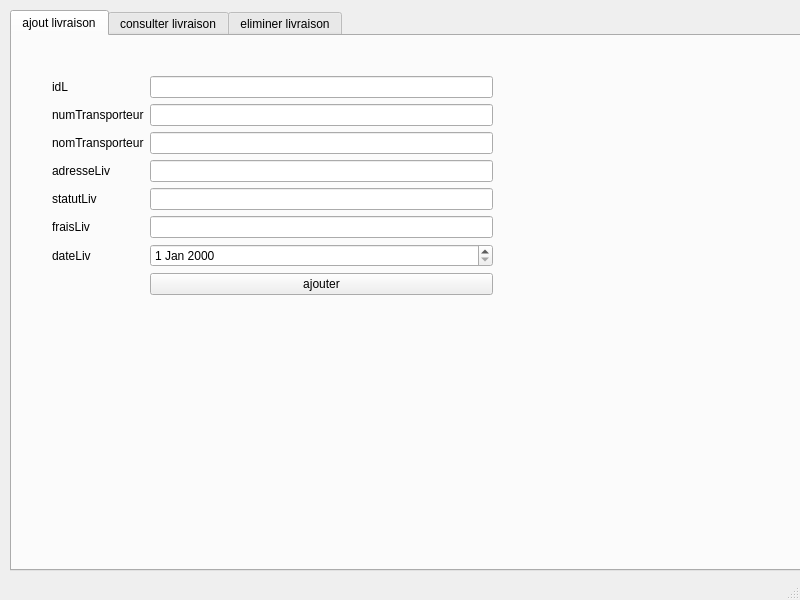
<?xml version="1.0" encoding="UTF-8"?>
<ui version="4.0">
 <class>MainWindow</class>
 <widget class="QMainWindow" name="MainWindow">
  <property name="geometry">
   <rect>
    <x>0</x>
    <y>0</y>
    <width>800</width>
    <height>600</height>
   </rect>
  </property>
  <property name="windowTitle">
   <string>MainWindow</string>
  </property>
  <widget class="QWidget" name="centralwidget">
   <widget class="QTabWidget" name="tabWidget">
    <property name="geometry">
     <rect>
      <x>10</x>
      <y>10</y>
      <width>801</width>
      <height>561</height>
     </rect>
    </property>
    <property name="currentIndex">
     <number>0</number>
    </property>
    <widget class="QWidget" name="tab">
     <attribute name="title">
      <string>ajout livraison</string>
     </attribute>
     <widget class="QWidget" name="formLayoutWidget">
      <property name="geometry">
       <rect>
        <x>40</x>
        <y>40</y>
        <width>441</width>
        <height>451</height>
       </rect>
      </property>
      <layout class="QFormLayout" name="formLayout">
       <item row="0" column="0">
        <widget class="QLabel" name="lineEdit_ID_2">
         <property name="text">
          <string>idL</string>
         </property>
        </widget>
       </item>
       <item row="0" column="1">
        <widget class="QLineEdit" name="lineEdit_ID"/>
       </item>
       <item row="1" column="0">
        <widget class="QLabel" name="lineEdit_NumTransporteur">
         <property name="text">
          <string>numTransporteur</string>
         </property>
        </widget>
       </item>
       <item row="1" column="1">
        <widget class="QLineEdit" name="lineEdit_NumTransporteur_2"/>
       </item>
       <item row="2" column="0">
        <widget class="QLabel" name="lineEdit_NomTransporteur">
         <property name="text">
          <string>nomTransporteur</string>
         </property>
        </widget>
       </item>
       <item row="2" column="1">
        <widget class="QLineEdit" name="lineEdit_NomTransporteur_2"/>
       </item>
       <item row="3" column="0">
        <widget class="QLabel" name="lineEdit_AdresseLiv">
         <property name="text">
          <string>adresseLiv</string>
         </property>
        </widget>
       </item>
       <item row="3" column="1">
        <widget class="QLineEdit" name="lineEdit_AdresseLiv_2"/>
       </item>
       <item row="4" column="0">
        <widget class="QLabel" name="lineEdit_StatutLiv">
         <property name="text">
          <string>statutLiv</string>
         </property>
        </widget>
       </item>
       <item row="4" column="1">
        <widget class="QLineEdit" name="lineEdit_StatutLiv_2"/>
       </item>
       <item row="5" column="0">
        <widget class="QLabel" name="lineEdit_FraisLiv">
         <property name="text">
          <string>fraisLiv</string>
         </property>
        </widget>
       </item>
       <item row="5" column="1">
        <widget class="QLineEdit" name="lineEdit_FraisLiv_2"/>
       </item>
       <item row="6" column="0">
        <widget class="QLabel" name="dateEdit_DateLiv2">
         <property name="text">
          <string>dateLiv</string>
         </property>
        </widget>
       </item>
       <item row="7" column="1">
        <widget class="QPushButton" name="pushButton_ajouter">
         <property name="text">
          <string>ajouter</string>
         </property>
        </widget>
       </item>
       <item row="6" column="1">
        <widget class="QDateEdit" name="dateEdit_DateLiv"/>
       </item>
      </layout>
     </widget>
    </widget>
    <widget class="QWidget" name="tab_2">
     <attribute name="title">
      <string>consulter livraison</string>
     </attribute>
     <widget class="QTableWidget" name="tableWidget">
      <property name="geometry">
       <rect>
        <x>10</x>
        <y>20</y>
        <width>501</width>
        <height>471</height>
       </rect>
      </property>
      <column>
       <property name="text">
        <string>idL</string>
       </property>
      </column>
      <column>
       <property name="text">
        <string>numTrasnporteur</string>
       </property>
      </column>
      <column>
       <property name="text">
        <string>statutLiv</string>
       </property>
      </column>
      <column>
       <property name="text">
        <string>fraisLiv</string>
       </property>
      </column>
      <column>
       <property name="text">
        <string>dateLiv</string>
       </property>
      </column>
     </widget>
    </widget>
    <widget class="QWidget" name="tab_3">
     <attribute name="title">
      <string>eliminer livraison</string>
     </attribute>
     <widget class="QLineEdit" name="lineEdit">
      <property name="geometry">
       <rect>
        <x>180</x>
        <y>90</y>
        <width>251</width>
        <height>22</height>
       </rect>
      </property>
     </widget>
     <widget class="QLabel" name="label">
      <property name="geometry">
       <rect>
        <x>120</x>
        <y>90</y>
        <width>56</width>
        <height>16</height>
       </rect>
      </property>
      <property name="text">
       <string>idL</string>
      </property>
     </widget>
     <widget class="QPushButton" name="pushButton_supprimer">
      <property name="geometry">
       <rect>
        <x>250</x>
        <y>120</y>
        <width>93</width>
        <height>28</height>
       </rect>
      </property>
      <property name="text">
       <string>supprimer</string>
      </property>
     </widget>
    </widget>
   </widget>
  </widget>
  <widget class="QMenuBar" name="menubar">
   <property name="geometry">
    <rect>
     <x>0</x>
     <y>0</y>
     <width>800</width>
     <height>26</height>
    </rect>
   </property>
  </widget>
  <widget class="QStatusBar" name="statusbar"/>
 </widget>
 <resources/>
 <connections/>
</ui>
